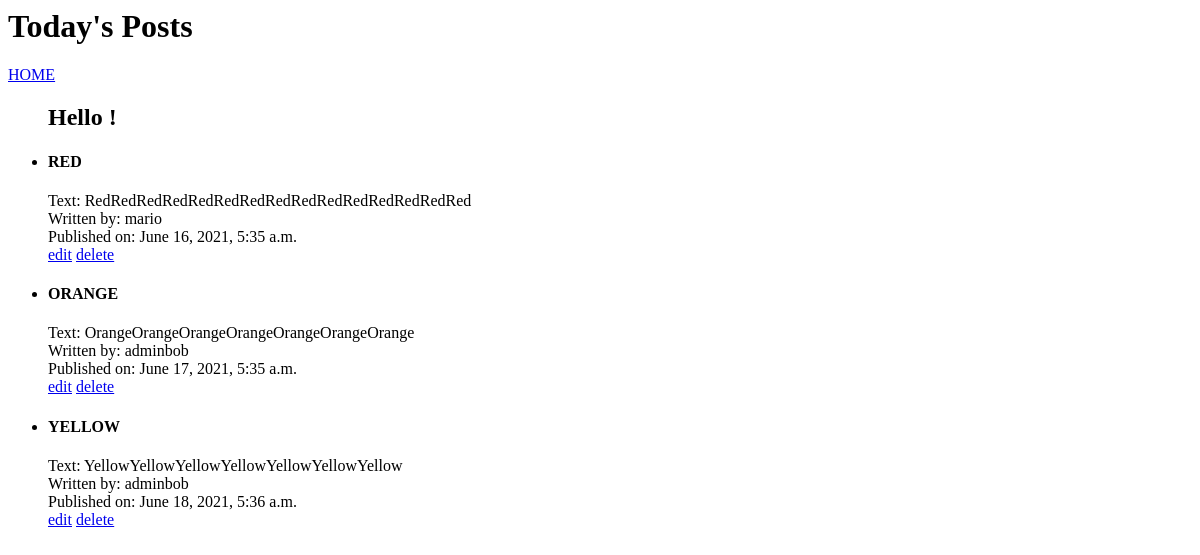
The page /blogs/today/ on the database as committed earlier.
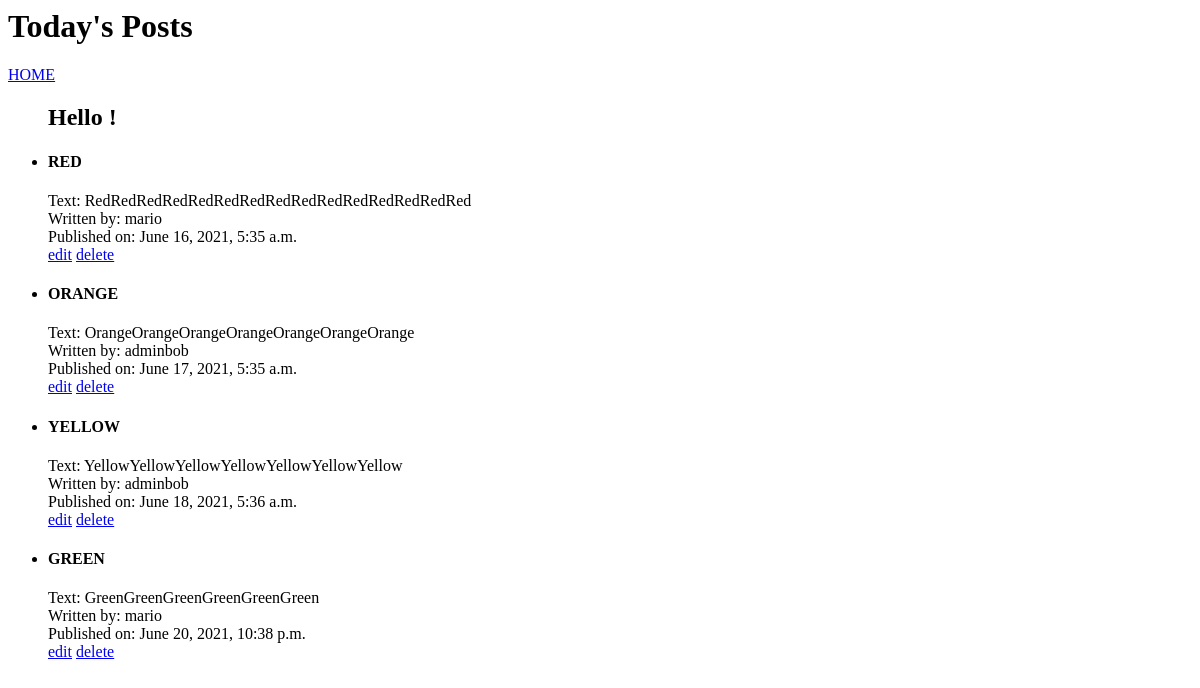
The same page on the database as committed later.
### blogs/models.py (models this page shows, shortened)
class Post(models.Model):
    author = models.ForeignKey(User, on_delete=models.CASCADE)
    title = models.CharField(max_length=200)
    text = models.TextField()
    created_date = models.DateTimeField(default=timezone.now)
    published_date = models.DateTimeField(blank=True, null=True)

### blogs/views.py (the view)
# urls.py: path('today/', views.TodayView.as_view(), name='todayDate'),
class TodayView(generic.ListView):
    template_name = 'blogs/today.html'
    context_object_name = 'blogs_list'
    def get_queryset(self):
        return Post.objects.filter(published_date__lte=timezone.now()).order_by('published_date')

### blogs/templates/blogs/today.html
<h1>Today's Posts</h1>
<a href="{% url 'blogs:index' %}">HOME</a>
{% if blogs_list %}
        <ul>
        <h2> Hello {{user.username}}!</h2>
        {% for blog in blogs_list %}
            <li>
                <h4>{{ blog.title }}<br></h4>
                Text: {{ blog.text }} <br>
                Written by: {{ blog.author }} <br>
                Published on: {{ blog.published_date }} <br>
                <span><a href="{% url 'blogs:update' blog.id %}">edit</a></span>
                <span><a href="{% url 'blogs:delete' blog.id %}">delete</a></span>
            </li>
        {% endfor %}
        </ul>
{% else %}
    <p>No posts exist</p>
{% endif %}

Rows that differ between the two databases and show on the page:
now on this page (row edited): Post: title "GREEN", text "GreenGreenGreenGreenGreenGreen", author "mario", published_date "June 20, 2021, 10:38 p.m."
